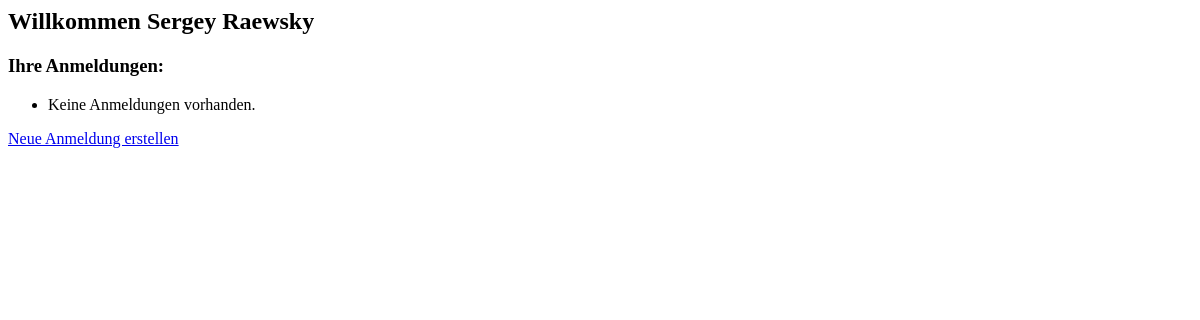
/users/profil/ (signed in), run on an earlier commit of the app's database.
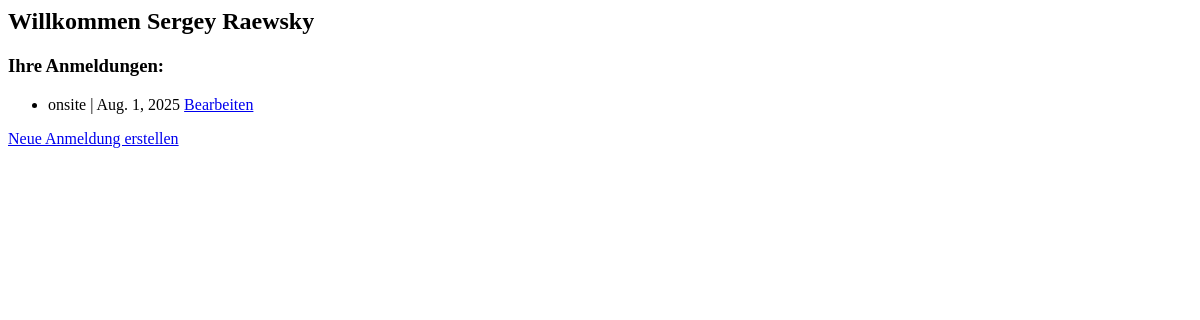
And on a later commit of the database.
### users/models.py (models this page shows, shortened)
class Participant(models.Model):
    first_name = models.CharField(max_length=100)
    last_name = models.CharField(max_length=100)
    email = models.EmailField(unique=True)
    password = models.CharField(max_length=128)
    phone_number = models.CharField(max_length=20)
    city = models.CharField(max_length=100)
    postal_code = models.CharField(max_length=10)
    street = models.CharField(max_length=100)
    street_extra = models.CharField(max_length=100, blank=True)
    privacy_accepted = models.BooleanField(default=False)
    def full_name(self):
        return f"{self.first_name} {self.last_name}"

class Registration(models.Model):
    participant = models.ForeignKey(Participant, on_delete=models.CASCADE, related_name='registrations')
    participation_type = models.CharField(max_length=20, choices=[('onsite', 'Vor Ort'), ('online', 'Nur Online')])
    arrival_date = models.DateField(null=True, blank=True)
    departure_date = models.DateField(null=True, blank=True)
    overnight_stays = models.CharField(max_length=100, blank=True)
    is_student = models.BooleanField(default=False)
    age = models.PositiveIntegerField(null=True, blank=True)
    comes_with_partner = models.BooleanField(default=False)
    family_members = models.PositiveIntegerField(default=1)
    food_preference = models.CharField(max_length=20, choices=[
        ('normal', 'Normal'),
        ('vegetarian', 'Vegetarisch'),
        ('lactose_free', 'Laktosefrei')
    ])
    has_children = models.BooleanField(default=False)
    number_of_children = models.PositiveIntegerField(default=0)
    services = models.CharField(max_length=200, blank=True)
    leisure_activities = models.TextField(blank=True)
    church_contact = models.CharField(max_length=200, blank=True)
    needs_transport = models.BooleanField(default=False)
    has_dietary_restrictions = models.BooleanField(default=False)
    dietary_details = models.CharField(max_length=200, blank=True)
    comment = models.TextField(blank=True)

### users/views.py (the view)
# urls.py: path('profil/', views.participant_profile, name='participant_profile'),
def participant_profile(request):
    participant = get_participant(request)
    if not participant:
        return redirect('participant_login')
    registrations = Registration.objects.filter(participant=participant)
    return render(request, 'users/participant_profile.html', {
        'participant': participant,
        'registrations': registrations,
    })

### users/views.py (called while the page is built)
def get_participant(request):
    participant_id = request.session.get('participant_id')
    if not participant_id:
        return None
    return get_object_or_404(Participant, id=participant_id)

### templates/users/participant_profile.html
<h2>Willkommen {{ participant.full_name }}</h2>
<h3>Ihre Anmeldungen:</h3>
<ul>
  {% for reg in registrations %}
    <li>
      {{ reg.participation_type }} | {{ reg.arrival_date }}
      <a href="{% url 'registration_edit' reg.id %}">Bearbeiten</a>
    </li>
  {% empty %}
    <li>Keine Anmeldungen vorhanden.</li>
  {% endfor %}
</ul>
<a href="{% url 'registration_create' %}" class="btn btn-success">Neue Anmeldung erstellen</a>

What changed in the data, as far as the page shows it:
added Registration: participation_type "onsite", arrival_date "Aug. 1, 2025"
Also different on the page:
text no longer shown: "Keine Anmeldungen vorhanden."
